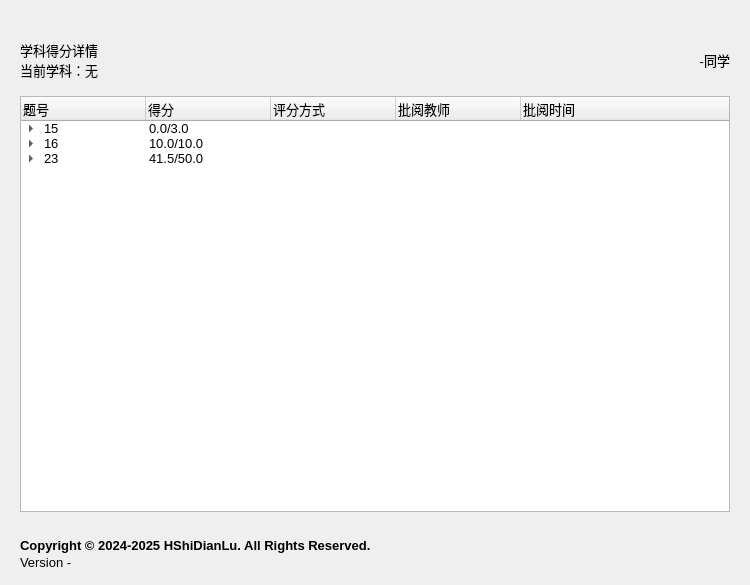
<?xml version="1.0" encoding="UTF-8"?>
<ui version="4.0">
 <class>Form</class>
 <widget class="QWidget" name="Form">
  <property name="geometry">
   <rect>
    <x>0</x>
    <y>0</y>
    <width>750</width>
    <height>585</height>
   </rect>
  </property>
  <property name="font">
   <font>
    <family>Microsoft JhengHei UI</family>
    <pointsize>10</pointsize>
   </font>
  </property>
  <property name="windowTitle">
   <string>ZhiXueHacker</string>
  </property>
  <property name="styleSheet">
   <string notr="true"/>
  </property>
  <layout class="QGridLayout" name="gridLayout_2">
   <property name="leftMargin">
    <number>20</number>
   </property>
   <property name="topMargin">
    <number>40</number>
   </property>
   <property name="rightMargin">
    <number>20</number>
   </property>
   <property name="bottomMargin">
    <number>15</number>
   </property>
   <property name="horizontalSpacing">
    <number>70</number>
   </property>
   <item row="6" column="0" colspan="2">
    <widget class="TreeWidget" name="TreeWidget">
     <property name="animated">
      <bool>true</bool>
     </property>
     <property name="wordWrap">
      <bool>true</bool>
     </property>
     <attribute name="headerVisible">
      <bool>true</bool>
     </attribute>
     <attribute name="headerCascadingSectionResizes">
      <bool>false</bool>
     </attribute>
     <attribute name="headerMinimumSectionSize">
      <number>30</number>
     </attribute>
     <attribute name="headerDefaultSectionSize">
      <number>125</number>
     </attribute>
     <column>
      <property name="text">
       <string>题号</string>
      </property>
     </column>
     <column>
      <property name="text">
       <string>得分</string>
      </property>
     </column>
     <column>
      <property name="text">
       <string>评分方式</string>
      </property>
     </column>
     <column>
      <property name="text">
       <string>批阅教师</string>
      </property>
     </column>
     <column>
      <property name="text">
       <string>批阅时间</string>
      </property>
     </column>
     <item>
      <property name="text">
       <string>15</string>
      </property>
      <property name="text">
       <string>0.0/3.0</string>
      </property>
      <property name="text">
       <string/>
      </property>
      <property name="text">
       <string/>
      </property>
      <property name="text">
       <string/>
      </property>
      <item>
       <property name="text">
        <string>15.1</string>
       </property>
       <property name="text">
        <string>0.0</string>
       </property>
       <property name="text">
        <string>marking1</string>
       </property>
       <property name="text">
        <string/>
       </property>
       <property name="text">
        <string/>
       </property>
       <item>
        <property name="text">
         <string>一评</string>
        </property>
        <property name="text">
         <string>0.0</string>
        </property>
        <property name="text">
         <string/>
        </property>
        <property name="text">
         <string>A (marking1)</string>
        </property>
        <property name="text">
         <string>1145-01-04 19:19:18</string>
        </property>
       </item>
      </item>
     </item>
     <item>
      <property name="text">
       <string>16</string>
      </property>
      <property name="text">
       <string>10.0/10.0</string>
      </property>
      <property name="text">
       <string/>
      </property>
      <property name="text">
       <string/>
      </property>
      <property name="text">
       <string/>
      </property>
      <item>
       <property name="text">
        <string>16.1</string>
       </property>
       <property name="text">
        <string>5.0</string>
       </property>
       <property name="text">
        <string>marking1</string>
       </property>
       <property name="text">
        <string/>
       </property>
       <property name="text">
        <string/>
       </property>
       <item>
        <property name="text">
         <string>一评</string>
        </property>
        <property name="text">
         <string>5.0</string>
        </property>
        <property name="text">
         <string/>
        </property>
        <property name="text">
         <string>B (marking1)</string>
        </property>
        <property name="text">
         <string>1145-01-04 19:19:18</string>
        </property>
       </item>
      </item>
      <item>
       <property name="text">
        <string>16.2</string>
       </property>
       <property name="text">
        <string>5.0</string>
       </property>
       <property name="text">
        <string>marking1</string>
       </property>
       <property name="text">
        <string/>
       </property>
       <property name="text">
        <string/>
       </property>
       <item>
        <property name="text">
         <string>一评</string>
        </property>
        <property name="text">
         <string>5.0</string>
        </property>
        <property name="text">
         <string/>
        </property>
        <property name="text">
         <string>C (marking1)</string>
        </property>
        <property name="text">
         <string>1145-01-04 19:19:18</string>
        </property>
       </item>
      </item>
     </item>
     <item>
      <property name="text">
       <string>23</string>
      </property>
      <property name="text">
       <string>41.5/50.0</string>
      </property>
      <property name="text">
       <string/>
      </property>
      <item>
       <property name="text">
        <string>23.1</string>
       </property>
       <property name="text">
        <string>41.5</string>
       </property>
       <property name="text">
        <string>average</string>
       </property>
       <item>
        <property name="text">
         <string>一评</string>
        </property>
        <property name="text">
         <string>40.0</string>
        </property>
        <property name="text">
         <string/>
        </property>
        <property name="text">
         <string>D (marking2)</string>
        </property>
        <property name="text">
         <string>1145-01-04 19:19:18</string>
        </property>
       </item>
       <item>
        <property name="text">
         <string>二评</string>
        </property>
        <property name="text">
         <string>43.0</string>
        </property>
        <property name="text">
         <string/>
        </property>
        <property name="text">
         <string>E (marking1)</string>
        </property>
        <property name="text">
         <string>1145-01-04 19:19:18</string>
        </property>
       </item>
      </item>
     </item>
    </widget>
   </item>
   <item row="9" column="0" colspan="2">
    <layout class="QVBoxLayout" name="verticalLayout_3">
     <property name="spacing">
      <number>2</number>
     </property>
     <property name="topMargin">
      <number>0</number>
     </property>
     <item>
      <widget class="StrongBodyLabel" name="StrongBodyLabel">
       <property name="font">
        <font>
         <family>Microsoft YaHei UI</family>
         <pointsize>10</pointsize>
         <weight>75</weight>
         <bold>true</bold>
        </font>
       </property>
       <property name="text">
        <string>Copyright © 2024-2025 HShiDianLu. All Rights Reserved.</string>
       </property>
       <property name="alignment">
        <set>Qt::AlignLeading|Qt::AlignLeft|Qt::AlignVCenter</set>
       </property>
      </widget>
     </item>
     <item>
      <widget class="CaptionLabel" name="CaptionLabel_2">
       <property name="font">
        <font>
         <family>Microsoft YaHei UI</family>
         <pointsize>10</pointsize>
         <weight>50</weight>
         <bold>false</bold>
        </font>
       </property>
       <property name="text">
        <string>Version -</string>
       </property>
       <property name="alignment">
        <set>Qt::AlignLeading|Qt::AlignLeft|Qt::AlignVCenter</set>
       </property>
      </widget>
     </item>
    </layout>
   </item>
   <item row="7" column="0" colspan="2">
    <spacer name="verticalSpacer_5">
     <property name="orientation">
      <enum>Qt::Vertical</enum>
     </property>
     <property name="sizeType">
      <enum>QSizePolicy::Fixed</enum>
     </property>
     <property name="sizeHint" stdset="0">
      <size>
       <width>20</width>
       <height>20</height>
      </size>
     </property>
    </spacer>
   </item>
   <item row="4" column="0" colspan="2">
    <layout class="QGridLayout" name="gridLayout">
     <item row="0" column="0">
      <layout class="QVBoxLayout" name="verticalLayout_4">
       <property name="spacing">
        <number>0</number>
       </property>
       <item>
        <widget class="TitleLabel" name="TitleLabel">
         <property name="text">
          <string>学科得分详情</string>
         </property>
        </widget>
       </item>
       <item>
        <widget class="CaptionLabel" name="CaptionLabel">
         <property name="text">
          <string>当前学科：无</string>
         </property>
        </widget>
       </item>
      </layout>
     </item>
     <item row="0" column="1">
      <widget class="CaptionLabel" name="CaptionLabel_3">
       <property name="text">
        <string>-同学</string>
       </property>
       <property name="alignment">
        <set>Qt::AlignRight|Qt::AlignTrailing|Qt::AlignVCenter</set>
       </property>
      </widget>
     </item>
    </layout>
   </item>
   <item row="5" column="0" colspan="2">
    <spacer name="verticalSpacer">
     <property name="orientation">
      <enum>Qt::Vertical</enum>
     </property>
     <property name="sizeType">
      <enum>QSizePolicy::Fixed</enum>
     </property>
     <property name="sizeHint" stdset="0">
      <size>
       <width>20</width>
       <height>10</height>
      </size>
     </property>
    </spacer>
   </item>
  </layout>
 </widget>
 <customwidgets>
  <customwidget>
   <class>CaptionLabel</class>
   <extends>QLabel</extends>
   <header>qfluentwidgets</header>
  </customwidget>
  <customwidget>
   <class>StrongBodyLabel</class>
   <extends>QLabel</extends>
   <header>qfluentwidgets</header>
  </customwidget>
  <customwidget>
   <class>TitleLabel</class>
   <extends>QLabel</extends>
   <header>qfluentwidgets</header>
  </customwidget>
  <customwidget>
   <class>TreeWidget</class>
   <extends>QTreeWidget</extends>
   <header>qfluentwidgets</header>
  </customwidget>
 </customwidgets>
 <resources/>
 <connections/>
</ui>
